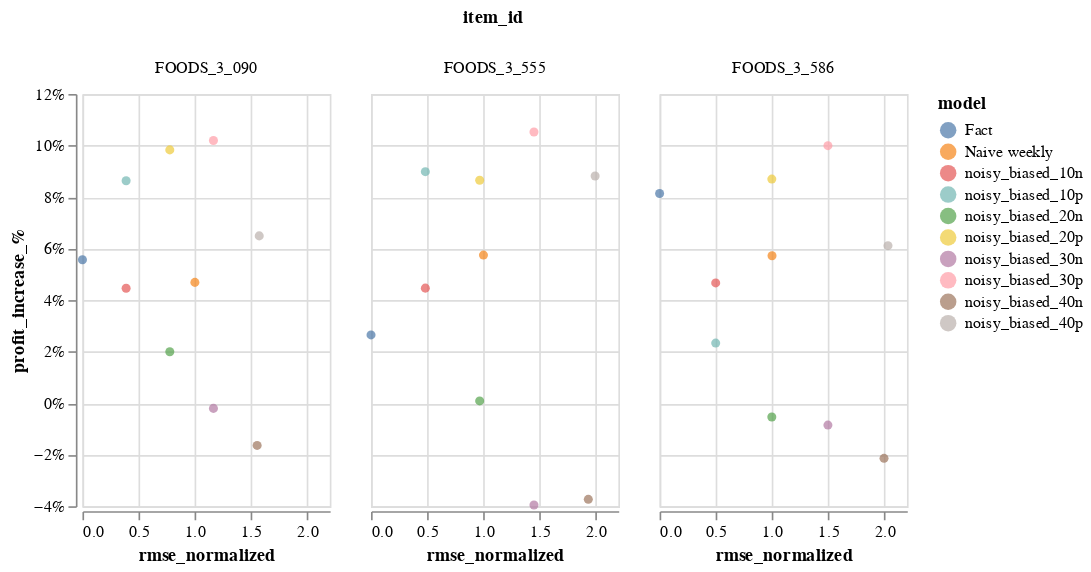

The code cell stored with this chart in its notebook:
### Code cell
alt.Chart(eval_df).mark_circle().encode(
    x=alt.X('rmse_normalized:Q',scale=alt.Scale(zero=False)),
    y=alt.Y('profit_increase_%:Q',scale=alt.Scale(zero=False), axis=alt.Axis(format='%')),
    color=alt.Color('model:N'),
    tooltip = ['model:N'],
    column='item_id:N'
).properties(width=150, height=250)#.interactive()

### Figure 1 — Vega-Lite specification as saved in the notebook (floating-point values rounded to 4 significant figures)
{"config": {"view": {"continuousWidth": 400, "continuousHeight": 300}}, "data": {"name": "data-2808e039907906c4d744358cd7621c23"}, "mark": "circle", "encoding": {"color": {"type": "nominal", "field": "model"}, "column": {"type": "nominal", "field": "item_id"}, "tooltip": [{"type": "nominal", "field": "model"}], "x": {"type": "quantitative", "field": "rmse_normalized", "scale": {"zero": false}}, "y": {"type": "quantitative", "axis": {"format": "%"}, "field": "profit_increase_%", "scale": {"zero": false}}}, "height": 250, "width": 150, "$schema": "https://vega.github.io/schema/vega-lite/v4.8.1.json", "datasets": {"data-2808e039907906c4d744358cd7621c23": [{"model": "Naive weekly", "item_id": "FOODS_3_555", "rmse": 64.56, "rmse_normalized": 1.0, "profit_increase_%": 0.05748}, {"model": "Fact", "item_id": "FOODS_3_555", "rmse": 0.0, "rmse_normalized": 0.0, "profit_increase_%": 0.0265}, {"model": "noisy_biased_10p", "item_id": "FOODS_3_555", "rmse": 31.2, "rmse_normalized": 0.4832, "profit_increase_%": 0.08986}, {"model": "noisy_biased_20p", "item_id": "FOODS_3_555", "rmse": 62.41, "rmse_normalized": 0.9663, "profit_increase_%": 0.08653}, {"model": "noisy_biased_30p", "item_id": "FOODS_3_555", "rmse": 93.62, "rmse_normalized": 1.449, "profit_increase_%": 0.1052}, {"model": "noisy_biased_40p", "item_id": "FOODS_3_555", "rmse": 128.8, "rmse_normalized": 1.993, "profit_increase_%": 0.0882}, {"model": "noisy_biased_10n", "item_id": "FOODS_3_555", "rmse": 31.2, "rmse_normalized": 0.4832, "profit_increase_%": 0.04465}, {"model": "noisy_biased_20n", "item_id": "FOODS_3_555", "rmse": 62.41, "rmse_normalized": 0.9663, "profit_increase_%": 0.000888}, {"model": "noisy_biased_30n", "item_id": "FOODS_3_555", "rmse": 93.62, "rmse_normalized": 1.449, "profit_increase_%": -0.03954}, {"model": "noisy_biased_40n", "item_id": "FOODS_3_555", "rmse": 124.8, "rmse_normalized": 1.933, "profit_increase_%": -0.03733}, {"model": "Naive weekly", "item_id": "FOODS_3_586", "rmse": 108.4, "rmse_normalized": 1.0, "profit_increase_%": 0.05721}, {"model": "Fact", "item_id": "FOODS_3_586", "rmse": 0.0, "rmse_normalized": 0.0, "profit_increase_%": 0.08137}, {"model": "noisy_biased_10p", "item_id": "FOODS_3_586", "rmse": 54.09, "rmse_normalized": 0.499, "profit_increase_%": 0.02332}, {"model": "noisy_biased_20p", "item_id": "FOODS_3_586", "rmse": 108.2, "rmse_normalized": 0.998, "profit_increase_%": 0.08697}, {"model": "noisy_biased_30p", "item_id": "FOODS_3_586", "rmse": 162.4, "rmse_normalized": 1.497, "profit_increase_%": 0.09994}, {"model": "noisy_biased_40p", "item_id": "FOODS_3_586", "rmse": 220.4, "rmse_normalized": 2.031, "profit_increase_%": 0.06113}, {"model": "noisy_biased_10n", "item_id": "FOODS_3_586", "rmse": 54.09, "rmse_normalized": 0.499, "profit_increase_%": 0.04668}, {"model": "noisy_biased_20n", "item_id": "FOODS_3_586", "rmse": 108.2, "rmse_normalized": 0.998, "profit_increase_%": -0.005383}, {"model": "noisy_biased_30n", "item_id": "FOODS_3_586", "rmse": 162.4, "rmse_normalized": 1.497, "profit_increase_%": -0.008507}, {"model": "noisy_biased_40n", "item_id": "FOODS_3_586", "rmse": 216.4, "rmse_normalized": 1.996, "profit_increase_%": -0.02141}, {"model": "Naive weekly", "item_id": "FOODS_3_090", "rmse": 197.5, "rmse_normalized": 1.0, "profit_increase_%": 0.04688}, {"model": "Fact", "item_id": "FOODS_3_090", "rmse": 0.0, "rmse_normalized": 0.0, "profit_increase_%": 0.05569}, {"model": "noisy_biased_10p", "item_id": "FOODS_3_090", "rmse": 76.69, "rmse_normalized": 0.3884, "profit_increase_%": 0.08634}, {"model": "noisy_biased_20p", "item_id": "FOODS_3_090", "rmse": 153.4, "rmse_normalized": 0.7769, "profit_increase_%": 0.09831}, {"model": "noisy_biased_30p", "item_id": "FOODS_3_090", "rmse": 230.1, "rmse_normalized": 1.165, "profit_increase_%": 0.102}, {"model": "noisy_biased_40p", "item_id": "FOODS_3_090", "rmse": 310.5, "rmse_normalized": 1.572, "profit_increase_%": 0.06493}, {"model": "noisy_biased_10n", "item_id": "FOODS_3_090", "rmse": 76.69, "rmse_normalized": 0.3884, "profit_increase_%": 0.04462}, {"model": "noisy_biased_20n", "item_id": "FOODS_3_090", "rmse": 153.4, "rmse_normalized": 0.7769, "profit_increase_%": 0.01995}, {"model": "noisy_biased_30n", "item_id": "FOODS_3_090", "rmse": 230.1, "rmse_normalized": 1.165, "profit_increase_%": -0.002022}, {"model": "noisy_biased_40n", "item_id": "FOODS_3_090", "rmse": 306.8, "rmse_normalized": 1.554, "profit_increase_%": -0.01639}]}}
